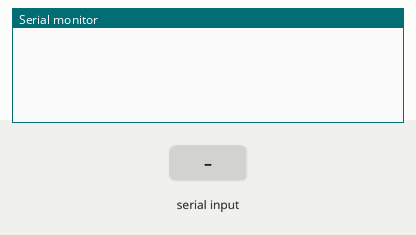
A sketch run on a simulated Arduino Uno, built with avr-gcc and run on an emulated ATmega328P. Shown: the last lines printed to the serial monitor. The test bench sets the inputs (shaded band).

Above: at 1.2 s.
1.3 s: "1" received over Serial
At 1.7 s:
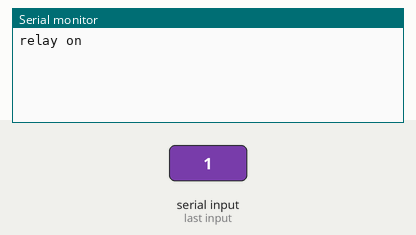
2.8 s: "2" received over Serial
At 4.1 s:
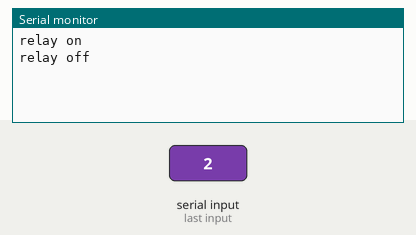

The sketch:

homework1-1.ino
```cpp
#include <SoftwareSerial.h>

SoftwareSerial swSer(13, 12);

void setup() {
  // put your setup code here, to run once:
  Serial.begin(115200);
  swSer.begin(9600);
}

void loop() {
  // put your main code here, to run repeatedly:
  char transmitdata;

  while(Serial.available()){
    transmitdata = Serial.read();
    swSer.write(transmitdata);
    if(transmitdata == '1'){
      Serial.println("relay on");
    }
    else if(transmitdata == '2'){
      Serial.println("relay off");
    }
  }
}
```

Measured:
- after the input at 1.3 s, the serial monitor: prints a new line at once (image 1)
- after the input at 2.8 s, the serial monitor: prints a new line at once (image 2)
